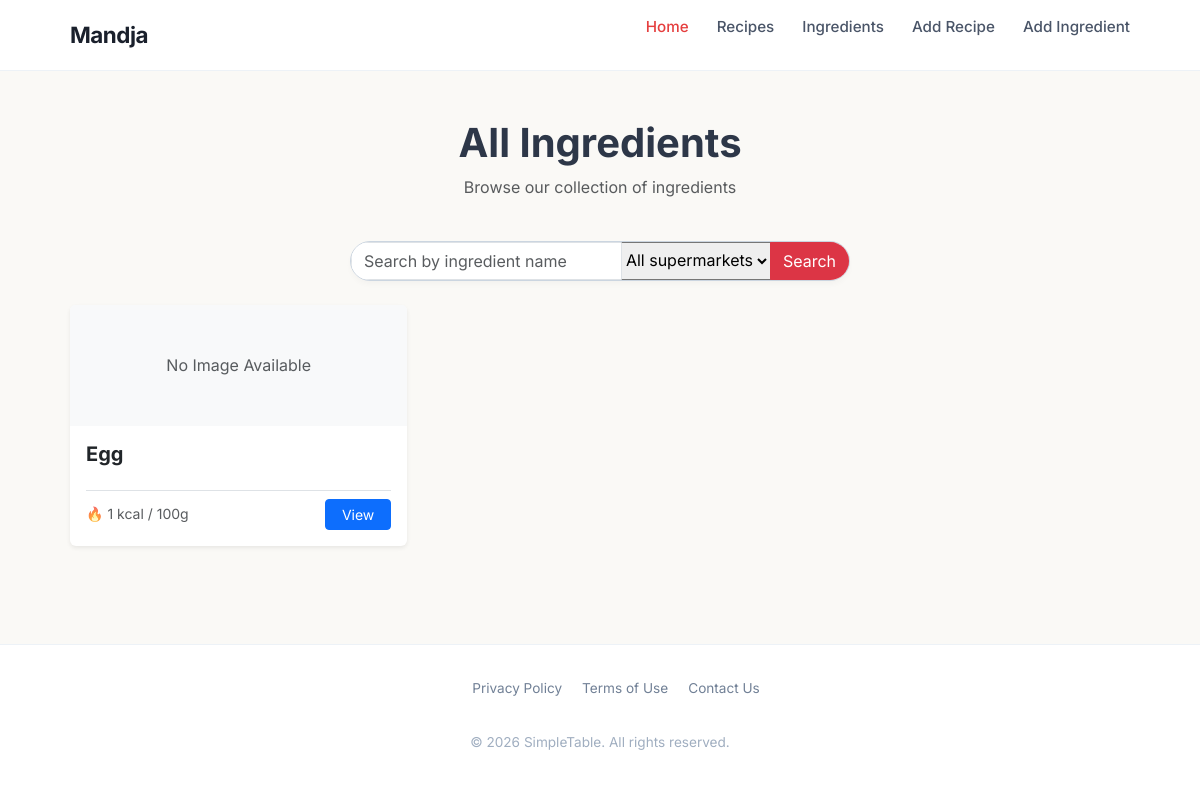
Page /ingredients/list/ on the earlier database version.
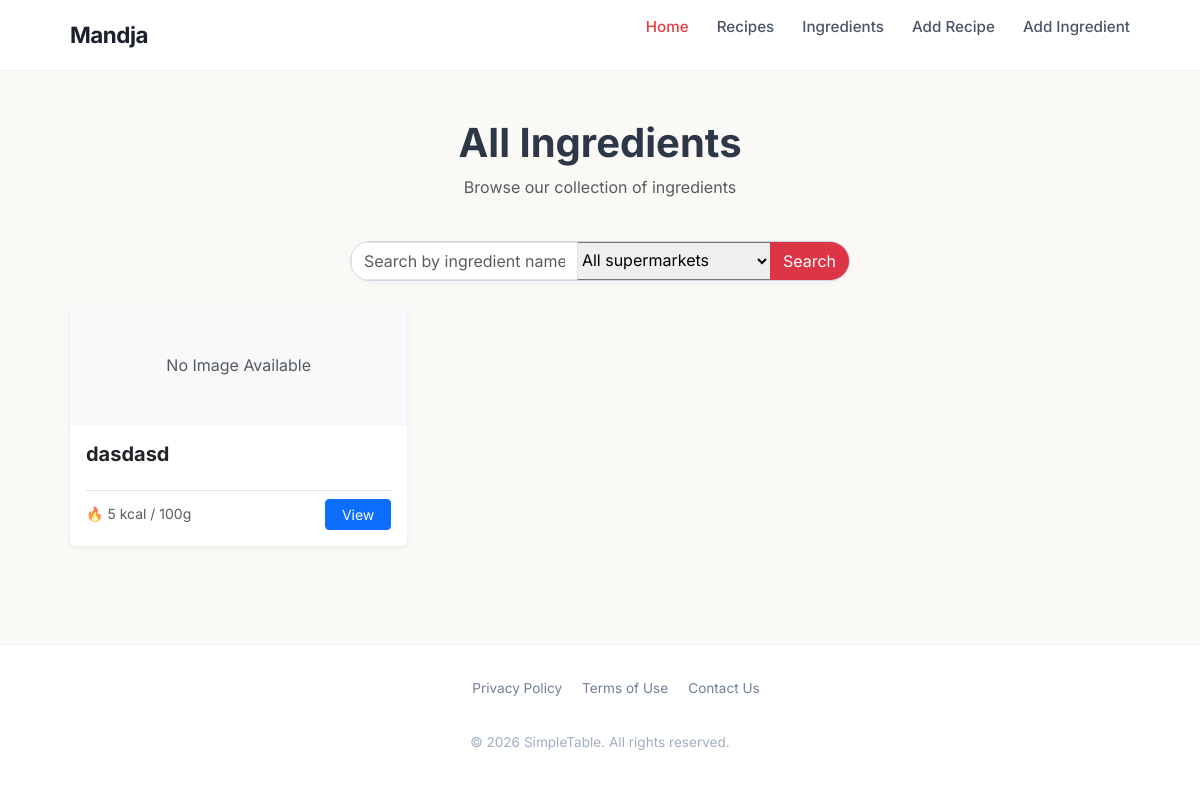
Same page on the later database version.
### ingredients/models.py (models this page shows, shortened)
class Ingredient(models.Model):
    name = models.CharField(
        max_length=50,
    )
    image = models.ImageField(
        upload_to='ingredient-images',
        null=True,
        blank=True,
    )
    calories_per_100_grams = models.IntegerField()
    supermarket = models.ForeignKey(
        to=Supermarket,
        on_delete=models.CASCADE,
        blank=True,
        null=True,
    )

### ingredients/views.py (the view, shortened to what this page needs)
# urls.py: path('list/', views.ingredients_list_view, name='list'),
def ingredients_list_view(request: HttpRequest) -> HttpResponse:
    all_ingredients = Ingredient.objects.all()
    form = IngredientSearchForm(request.GET or None)
    context = {
        'all_ingredients': all_ingredients,
        'form': form,
    }
    return render(request, 'ingredients/ingredients-list.html', context)

### ingredients/forms.py
class IngredientSearchForm(forms.Form):
    query = forms.CharField(
        required=False,
        widget= forms.TextInput(attrs={
            'class': 'form-control',
            'placeholder' : "Search by ingredient name"
        })
    )
    category = forms.ModelChoiceField(
        queryset=Supermarket.objects.all(),
        required=False,
        empty_label='All supermarkets',
    )

### templates/ingredients/ingredients-list.html
{% extends 'shared/base.html' %}
{% load crispy_forms_filters %}
{% block content %}
<div class="container py-5">
    <div class="row mb-4">
        <div class="col text-center">
            <h1 class="fw-bold">All Ingredients</h1>
            <p class="text-muted">Browse our collection of ingredients</p>
        </div>
    </div>
    <div class="row justify-content-center mb-4">
        <div class="col-md-8">
            <form method="get" class="search-form">
                <div class="input-group">
                    {{ form.query }}
                    {{ form.category }}
                    <button type="submit" class="btn btn-danger">Search</button>
                </div>
            </form>
        </div>
    </div>
    <div class="row row-cols-1 row-cols-md-2 row-cols-lg-3 g-4">
        {% for ingredient in all_ingredients %}
            <div class="col">
                <div class="card h-100 shadow-sm border-0">
                    {% if ingredient.image %}
                        <img src="{{ ingredient.image.url }}" class="card-img-top" alt="{{ ingredient.name }}" style="height: 200px; object-fit: cover;">
                    {% else %}
                        <div class="bg-light text-center py-5 card-img-top">
                            <span class="text-muted">No Image Available</span>
                        </div>
                    {% endif %}
                    <div class="card-body d-flex flex-column">
                        <h5 class="card-title fw-bold">{{ ingredient.name }}</h5>
                        <div class="d-flex justify-content-between align-items-center mt-3 pt-2 border-top">
                            <small class="text-muted">🔥 {{ ingredient.calories_per_100_grams }} kcal / 100g</small>
                            <a href="{% url 'ingredient:detail' ingredient.id %}" class="btn btn-primary btn-sm px-3">View</a>
                        </div>
                    </div>
                </div>
            </div>
        {% empty %}
            <div class="col-12 text-center py-5">
                <h4 class="text-muted">No ingredients found.</h4>
            </div>
        {% endfor %}
    </div>
</div>
{% endblock %}

Differences in the rows shown:
removed Ingredient: shows "No Image Available", name "Egg", calories_per_100_grams "1"
added Ingredient: image "No Image Available", name "dasdasd", calories_per_100_grams "5"
